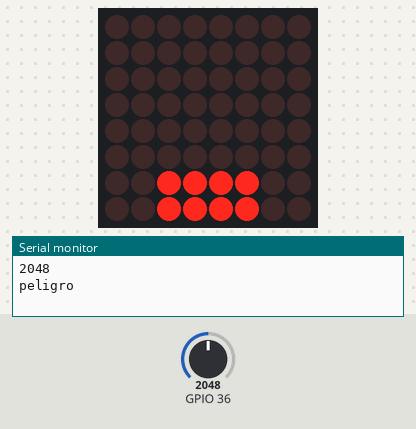
This sketch was run on a simulated ESP32. On the bench: 8×8 LED matrix, the last lines printed to the serial monitor. The test bench sets the inputs (shaded band); at power-on: GPIO 36 = 2048.

Above: at 10.8 s.
10.9 s: GPIO 36 set to 101
At 20.6 s:
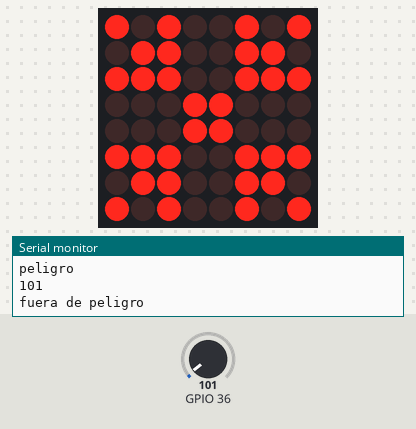
21.5 s: GPIO 36 set to 133
31.2 s: GPIO 36 set to 151
At 41.5 s:
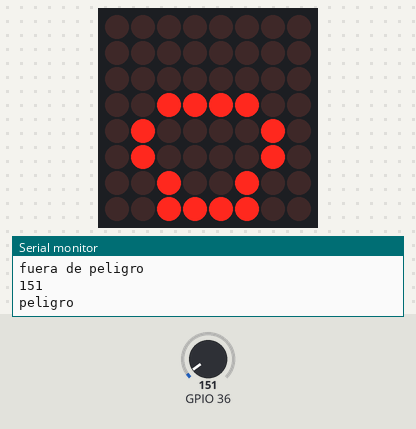
44.2 s: GPIO 36 set to 0
At 50.07 s:
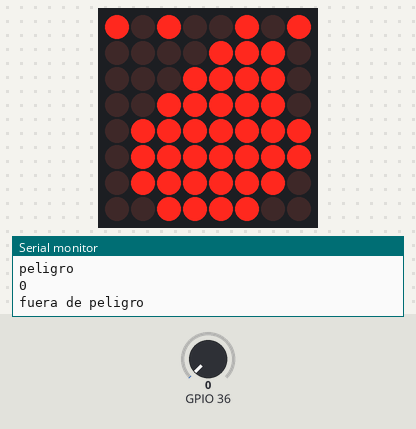
51.8 s: GPIO 36 set to 180
At 65.0 s:
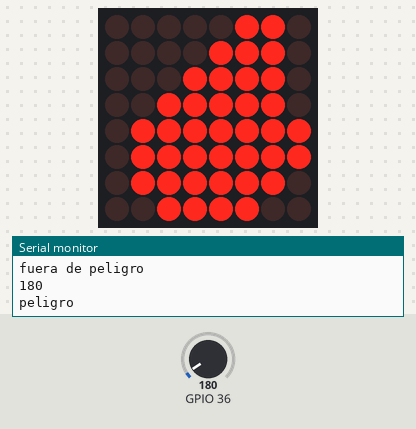
Timing chart, 0 to 65.8 s (numbered marks = the images above; inputs shaded):
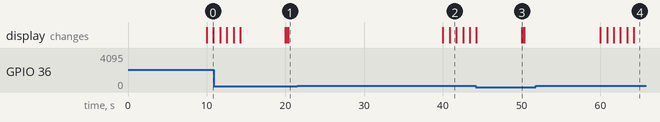

The sketch:

MQ2.ino
```cpp
//librerias
#include <LedControl.h>
#include <Ticker.h>

//directivas
#define DIN   12   //pin 12 conectado al pin de datos del max7219.
#define CLOCK 11   //pin 11 conectado al pin de clock del max7219.
#define CS 10   //pin 10 conectado al pin de carga del max7219.

//Funcion
void isr_MQ2(void);
void MQ2MATRIZ();
void MQ2MATRIZ2();
//variables
volatile static bool estado_MQ2;

//constructores
Ticker isr_accion_MQ2(isr_MQ2, 10000);
LedControl matrix_unidades = LedControl(DIN,CLOCK,CS,1);

//variables BYTE
byte letter_F[8]= {        // array que contiene todos los elementos de las
 B00000000,
B00000000,
B00000000,
B00000000,
B00000000,
B00000000,
B00111100,
B00111100};
byte letter_I[8]= {       // array que contiene todos los elementos de las
B00000000,
B00000000,
B00000000,
B00111100,
B01000010,
B01000010,
B00100100,
B00111100};

byte letter_R[8]= {       // array que contiene todos los elementos de las
B00000000,
B00000000,
B00111100,
B01000010,
B10000001,
B10000001,
B01000010,
B00111100};

byte letter_E[8]= {       // array que contiene todos los elementos de las
B00000110,
B00001010,
B00010010,
B00100010,
B01011101,
B01011101,
B01000010,
B00111100};

byte SYMBOL[8]= {     // array que contiene todos los elementos de las
B00000110,
B00001010,
B00010010,
B00100010,
B01111111,
B01111111,
B01111110,
B00111100
};

byte fuego[8]= {     // array que contiene todos los elementos de las
B00000110,
B00001110,
B00011110,
B00111110,
B01111111,
B01111111,
B01111110,
B00111100
};
byte hielo[8]= {     // array que contiene todos los elementos de las
 B10100101,
 B01100110,
 B11100111,
 B00011000,
 B00011000,
 B11100111,
 B01100110,
 B10100101
};
byte hielo2[8]= {     // array que contiene todos los elementos de las
B00000000,
B01000010,
B00100100,
B00011000,
B00011000,
B00100100,
B01000010,
B00000000
};

unsigned long update_delay = 850;
unsigned long update_delay2 = 50;

//Prototipos de funciones
int display_number(unsigned char number);


void setup() {
Serial.begin(9600);
pinMode(A0, INPUT);
isr_accion_MQ2.start();
estado_MQ2 = LOW;
matrix_unidades.shutdown(0,false); //Activo el max7219 para poder mostrar los digitos.
matrix_unidades.setIntensity(0,15);  //Brilo a la mitad
matrix_unidades.clearDisplay(0);

}

void loop() {

isr_accion_MQ2.update();
}

int display_number(unsigned char number)
{

  switch (number)
  {
    case (0):
    {
      for(int i=0; i<8;i++)
      {
        matrix_unidades.setRow(0,i,letter_F[i]);
      }
      break;
    }

    case (1):
    {
      for(int i=0; i<8;i++)
      {
        matrix_unidades.setRow(0,i,letter_I[i]);
      }
      break;
    }


    case (2):
    {
      for(int i=0; i<8;i++)
      {
        matrix_unidades.setRow(0,i,letter_R[i]);
      }
      break;
    }


    case (3):
    {
      for(int i=0; i<8;i++)
      {
        matrix_unidades.setRow(0,i,letter_E[i]);
      }
      break;
    }

    case (4):
    {
      for(int i=0; i<8;i++)
      {
        matrix_unidades.setRow(0,i,SYMBOL[i]);
      }
      break;
    }

    case (5):
    {
      for(int i=0; i<8;i++)
      {
        matrix_unidades.setRow(0,i,fuego[i]);
      }
      break;
    }
        case (6):
    {
      for(int i=0; i<8;i++)
      {
        matrix_unidades.setRow(0,i,hielo[i]);
      }
      break;
    }
       case (7):
    {
      for(int i=0; i<8;i++)
      {
        matrix_unidades.setRow(0,i,hielo2[i]);
      }
      break;
    }
  }
}

void isr_MQ2(void)
{
  estado_MQ2 = analogRead(A0);
  int adc_mq = analogRead(A0);
  digitalWrite(A0, !estado_MQ2);
  Serial.println(adc_mq);

  if (adc_mq < 140){
    Serial.println("fuera de peligro");

  for(int i =0; i<8;i++){
  {
  matrix_unidades.setRow(0,i,hielo2[i]);
  matrix_unidades.setRow(0,i,hielo[i]);
  delay (update_delay2);
  }
}
}
  if (adc_mq > 141){
    Serial.println("peligro");

  for(int i =0; i<6;i++){
  {
    display_number(i);
    delay(update_delay);
  }
}
}

  }
```

Measured:
- the behaviour switches between 141 and 142 on GPIO 36 (found by bisection; images 1 and 2)
- after the input at 10.9 s, the display: first differs from a run without the input after 9.1 s (image 1 shows a later state)
- after the input at 31.2 s, the display: first changes after 8.8 s (image 2 shows a later state)
- after the input at 44.2 s, the display: first differs from a run without the input after 5.8 s (image 3)
- after the input at 51.8 s, the display: first changes after 8.2 s (image 4 shows a later state)
- what the display in image 0 shows lasts 0.9 s, from 10.0 s to 10.9 s
